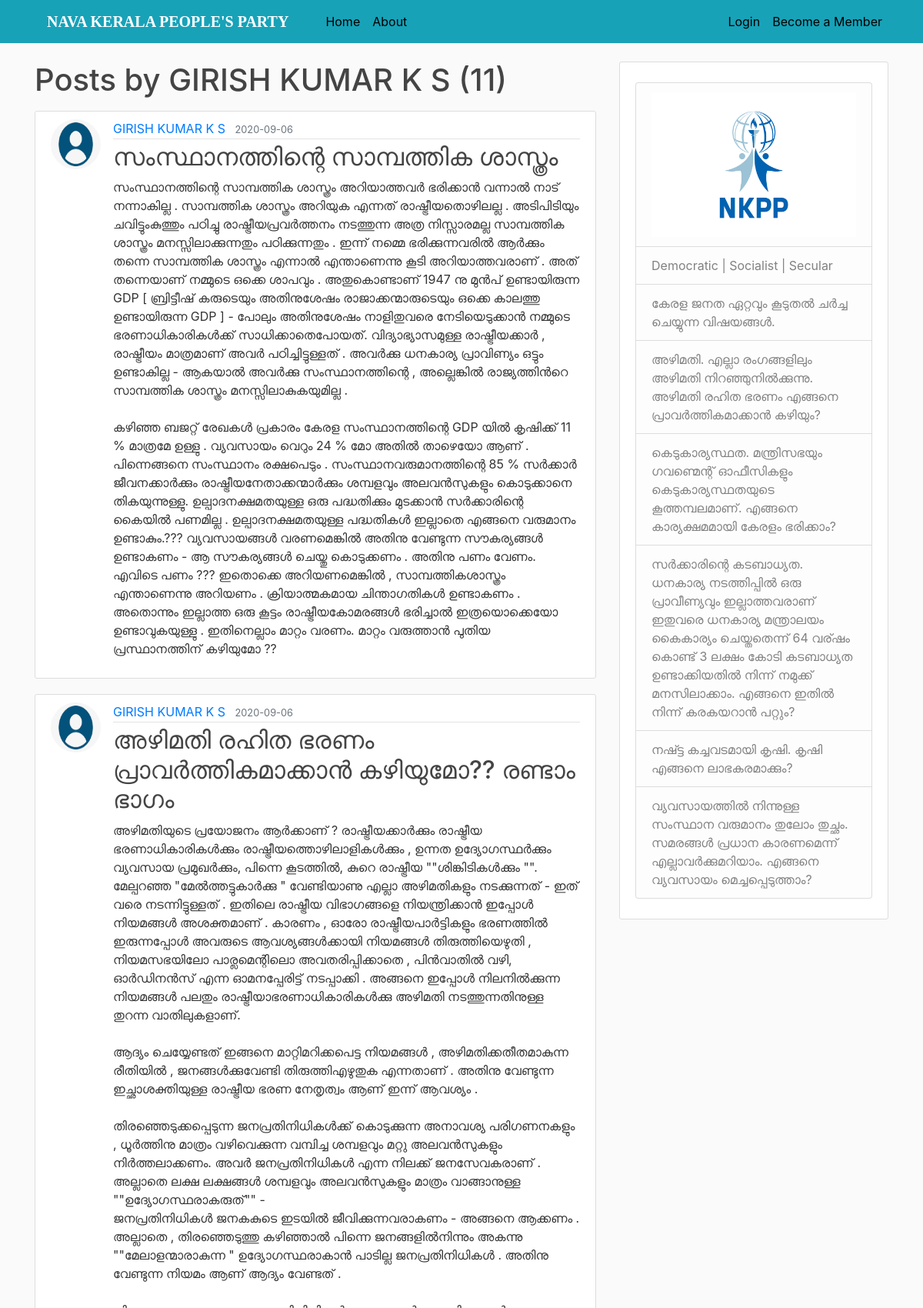
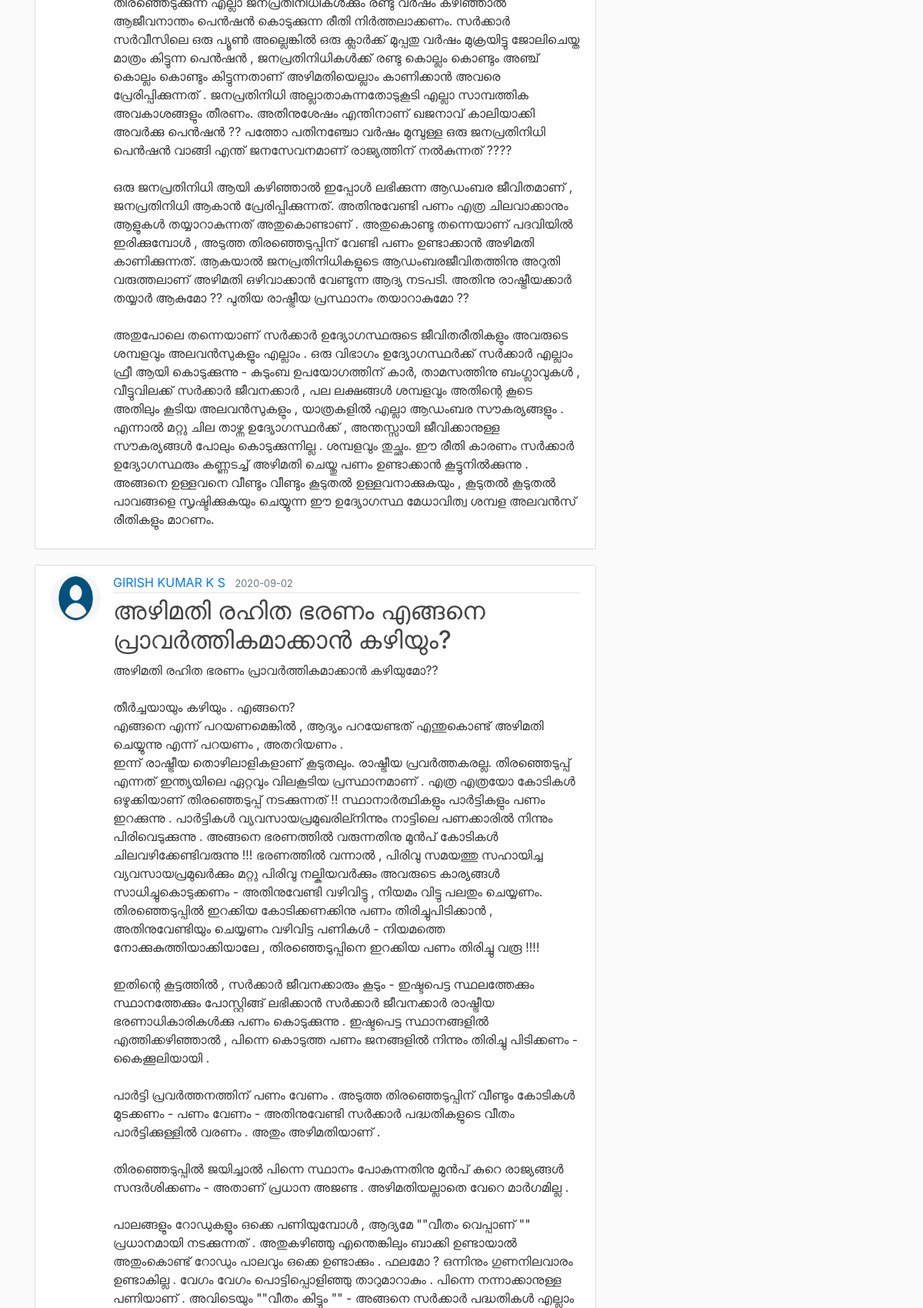
The app's page /user/GIRISH KUMAR  K S (upper part) with its own data (2 pictures, top to bottom).
### mySite/models.py (models this page shows, shortened)
class User(db.Model, UserMixin):
    id = db.Column(db.Integer, primary_key=True)
    username = db.Column(db.String(20), unique=True, nullable=False)
    email = db.Column(db.String(120), unique=True, nullable=False)
    image_file = db.Column(db.String(20), nullable=False, default='default.jpg')
    password = db.Column(db.String(60), nullable=False)
    district = db.Column(db.String(20),nullable=False,default='default')
    localBodyType = db.Column(db.String(20),nullable=False,default='default')
    localBodyName = db.Column(db.String(20),nullable=False,default='default')
    phone = db.Column(db.String(20),nullable=False,default='default')
    privelege=db.Column(db.Integer,nullable=False,default=0)
    verify_email=db.Column(db.Boolean,nullable=False,default=False)
    verify_phone=db.Column(db.Boolean,nullable=False,default=False)
    posts = db.relationship('Post', backref='author', lazy=True)

class Post(db.Model):
    id = db.Column(db.Integer, primary_key=True)
    title = db.Column(db.String(100), nullable=False)
    date_posted = db.Column(db.DateTime, nullable=False, default=datetime.utcnow)
    content = db.Column(db.Text, nullable=False)
    user_id = db.Column(db.Integer, db.ForeignKey('user.id'), nullable=False)
    status=db.Column(db.Integer,nullable=False,default=0)

### mySite/users/routes.py (the view)
@users.route("/user/<string:username>")
def user_posts(username):
    page = request.args.get('page', 1, type=int)
    user = User.query.filter_by(username=username).first_or_404()
    posts = Post.query.filter_by(author=user,status=1)\
        .order_by(Post.date_posted.desc())\
        .paginate(page=page, per_page=5)
    return render_template('user_posts.html', posts=posts, user=user)

### mySite/templates/user_posts.html (shortened to what this page needs)
{% extends "layout.html" %}
{% block content %}
    <h1 class="mb-3">Posts by {{ user.username }} ({{ posts.total }})</h1>
    {% for post in posts.items %}
        <article class="media content-section">
          <img class="rounded-circle article-img" src="{{ url_for('static', filename='profile_pics/' + post.author.image_file) }}">
          <div class="media-body">
            <div class="article-metadata">
              <a class="mr-2" href="{{ url_for('users.user_posts', username=post.author.username) }}">{{ post.author.username }}</a>
              <small class="text-muted">{{ post.date_posted.strftime('%Y-%m-%d') }}</small>
            </div>
            <h2><a class="article-title" href="{{ url_for('posts.post', post_id=post.id) }}">{{ post.title }}</a></h2>
            <p class="article-content">{{ post.content }}</p>
          </div>
        </article>
    {% endfor %}
{% endblock content %}

### mySite/static/main.css (style rules this page uses)
body { background: #fafafa; color: #333333; margin-top: 5rem; }
h1, h2, h3, h4, h5, h6 { color: #444444; }
.content-section { background: #ffffff; padding: 10px 20px; border: 1px solid #dddddd; border-radius: 3px; margin-bottom: 20px; }
.article-title { color: #444444; }
.article-content { white-space: pre-line; }
.article-img { height: 65px; width: 65px; margin-right: 16px; }
.article-metadata { padding-bottom: 1px; margin-bottom: 4px; border-bottom: 1px solid #e3e3e3 }

### records on screen
User: username "GIRISH KUMAR K S"
Post: image_file (placeholder picture), author.username "GIRISH KUMAR K S", date_posted "2020-09-06", title "സംസ്ഥാനത്തിന്റെ സാമ്പത്തിക ശാസ്ത്രം", content "സംസ്ഥാനത്തിന്റെ സാമ്പത്തിക ശാസ്ത്രം അറിയാത്തവർ ഭരിക്കാൻ വന്നാൽ നാട് നന്നാകില്ല . സാമ്പത്തിക ശാസ്ത്രം അറിയുക എന്നത് രാഷ്ട്രീയതൊഴിലല്ല . അടിപിടിയും ചവിട്ടുംകുത്തും പഠിച്ചു രാഷ്ട്രീയപ്രവർത്തനം നടത്തുന്ന അത്ര നിസ്സാരമല്ല സാമ്പത്തിക ശാസ്ത്രം മനസ്സിലാക്കുന്നതും പഠിക്കുന്നതും . ഇന്ന് നമ്മെ ഭരിക്കുന്നവരിൽ ആർക്കും തന്നെ സാമ്പത്തിക ശാസ്ത്രം എന്നാൽ എന്താണെന്നു കൂടി അറിയാത്തവരാണ് . അത് തന്നെയാണ് നമ്മുടെ ഒക്കെ ശാപവും . അതുകൊണ്ടാണ് 1947 നു മുൻപ് ഉണ്ടായിരുന്ന GDP [ ബ്രിട്ടീഷ് കരുടെയും അതിനുശേഷം രാജാക്കന്മാരുടെയും ഒക്കെ കാലത്തു ഉണ്ടായിരുന്ന GDP ] - പോലും അതിനുശേഷം നാളിതുവരെ നേടിയെടുക്കാൻ നമ്മുടെ ഭരണാധികാരികൾക്ക് സാധിക്കാതെപോയത്. വിദ്യാഭ്യാസമുള്ള രാഷ്ട്രീയക്കാർ , രാഷ്ട്രീയം മാത്രമാണ് അവർ പഠിച്ചിട്ടുള്ളത് .…"
Post: image_file (placeholder picture), author.username "GIRISH KUMAR K S", date_posted "2020-09-06", title "അഴിമതി രഹിത ഭരണം പ്രാവർത്തികമാക്കാൻ കഴിയുമോ?? രണ്ടാം ഭാഗം", content "അഴിമതിയുടെ പ്രയോജനം ആർക്കാണ് ? രാഷ്ട്രീയക്കാർക്കും രാഷ്ട്രീയ ഭരണാധികാരികൾക്കും രാഷ്ട്രീയത്തൊഴിലാളികൾക്കും , ഉന്നത ഉദ്യോഗസ്ഥർക്കും വ്യവസായ പ്രമുഖർക്കും, പിന്നെ കൂടത്തിൽ, കുറെ രാഷ്ട്രീയ \"\"ശിങ്കിടികൾക്കും \"\". മേല്പറഞ്ഞ \"മേൽത്തട്ടുകാർക്കു \" വേണ്ടിയാണു എല്ലാ അഴിമതികളും നടക്കുന്നത് - ഇത് വരെ നടന്നിട്ടുള്ളത് . ഇതിലെ രാഷ്ട്രീയ വിഭാഗങ്ങളെ നിയന്ത്രിക്കാൻ ഇപ്പോൾ നിയമങ്ങൾ അശക്തമാണ് . കാരണം , ഓരോ രാഷ്ട്രീയപാർട്ടികളും ഭരണത്തിൽ ഇരുന്നപ്പോൾ അവരുടെ ആവശ്യങ്ങൾക്കായി നിയമങ്ങൾ തിരുത്തിയെഴുതി , നിയമസഭയിലോ പാര്ലമെന്റിലൊ അവതരിപ്പിക്കാതെ , പിൻവാതിൽ വഴി, ഓർഡിനൻസ് എന്ന ഓമനപ്പേരിട്ട് നടപ്പാക്കി . അങ്ങനെ ഇപ്പോൾ നിലനിൽക്കുന്ന നിയമങ്ങൾ പലതും രാഷ്ട്രീയാഭരണാധികാരികൾക്കു അഴിമതി നടത്തുന്നതിനുള്ള തുറന്ന വാതിലുകളാണ്. ആദ്യം…"
Post: image_file (placeholder picture), author.username "GIRISH KUMAR K S", date_posted "2020-09-02", title "അഴിമതി രഹിത ഭരണം എങ്ങനെ പ്രാവർത്തികമാക്കാൻ കഴിയും?"

### other values on screen
{{ posts.total }} "11"
